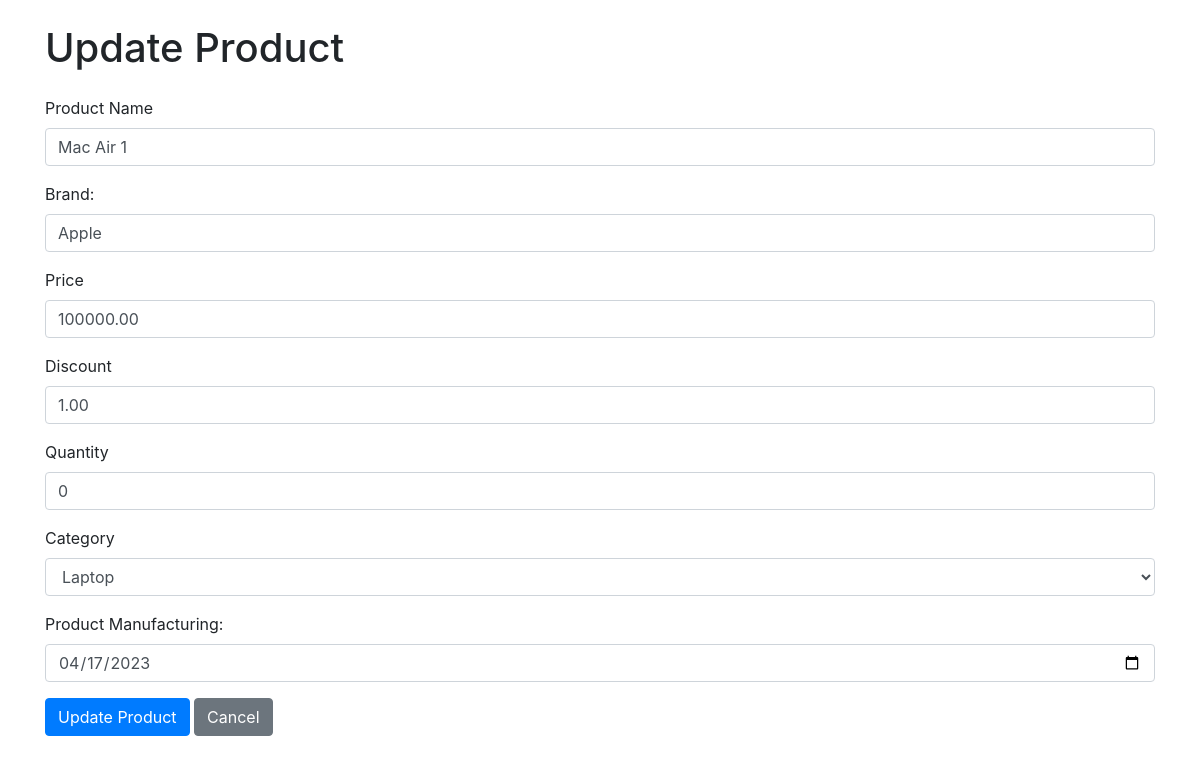
Before: /product/5/update/ with the older database file.
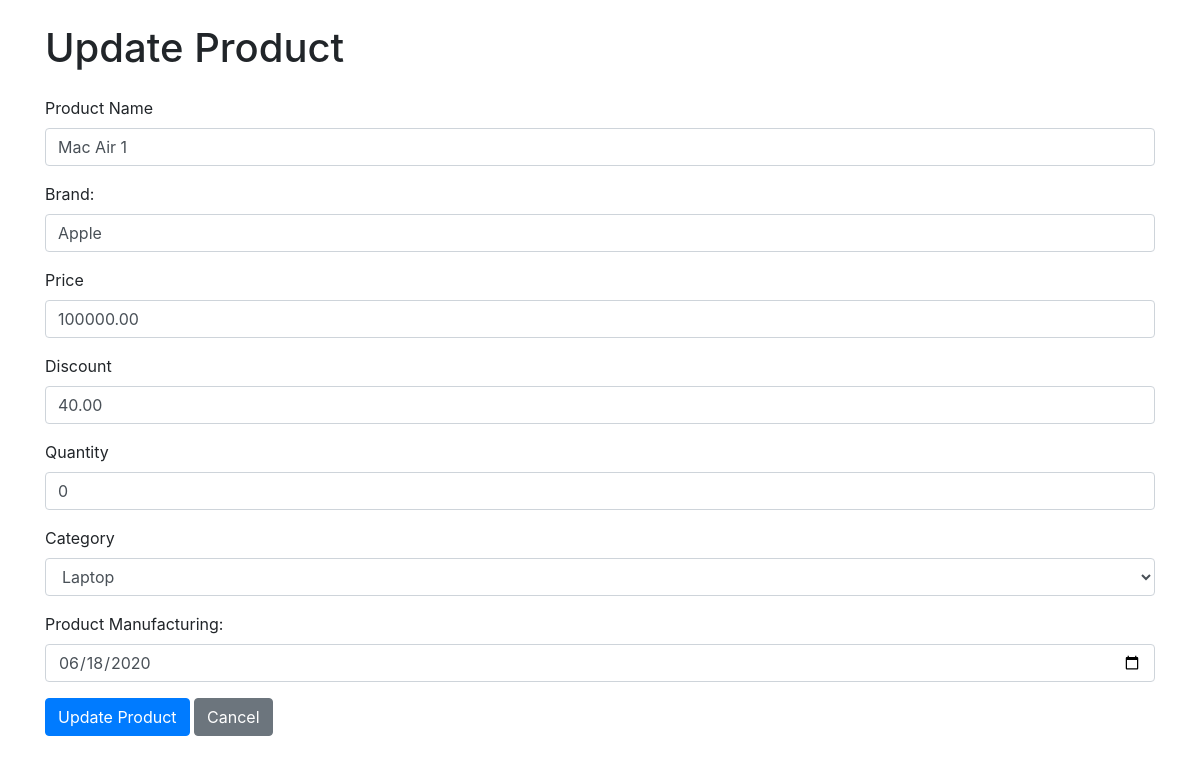
After: the same page with the newer database file.
### billingsystemapp/models.py (models this page shows, shortened)
class Product(models.Model):
    product_id = models.AutoField(primary_key=True)
    product_name = models.CharField(max_length=200)
    brand = models.CharField(max_length=200, null=True)
    price = models.DecimalField(max_digits=10, decimal_places=2)
    discount=models.DecimalField(max_digits=10, decimal_places=2,default=0.00)
    quantity = models.IntegerField()
    manufacturingdate = models.DateField(null=True)
    category = models.ForeignKey(Category, on_delete=models.CASCADE)

class Category(models.Model):
    name = models.CharField(max_length=100)

### billingsystemapp/views.py (the view, shortened to what this page needs)
# urls.py: path('product/<int:product_id>/update/', views.product_update, name='product_update'),
def product_update(request, product_id):
    product = get_object_or_404(Product, pk=product_id)
    categories = Category.objects.all()
    return render(request, 'product_update.html', {'product': product, 'categories': categories})

### billingsystemapp/templates/product_update.html (shortened to what this page needs)
<!DOCTYPE html>
<html lang="en">
<head>
    <link href="https://stackpath.bootstrapcdn.com/bootstrap/4.5.2/css/bootstrap.min.css" rel="stylesheet">
</head>
<body>
    <div class="container">
        <h1 class="mt-4 mb-4">Update Product</h1>
        <form method="post">
            <div class="form-group">
                <label for="product_name">Product Name</label>
                <input type="text" class="form-control" id="product_name" name="product_name" value="{{ product.product_name }}" required>
            </div>
            <div class="form-group">
                <label for="brand">Brand:</label>
                <input type="text" class="form-control" id="brand" name="brand" value="{{ product.brand }}" required>
            </div>
            <div class="form-group">
                <label for="price">Price</label>
                <input type="number" class="form-control" id="price" name="price" value="{{ product.price }}" required>
            </div>
            <div class="form-group">
                <label for="discount">Discount</label>
                <input type="number" class="form-control" id="discount" name="discount" value="{{ product.discount }}" required>
            </div>
            <div class="form-group">
                <label for="quantity">Quantity</label>
                <input type="number" class="form-control" id="quantity" name="quantity" value="{{ product.quantity }}" required>
            </div>
            <div class="form-group">
                <label for="category">Category</label>
                <select class="form-control" id="category" name="category" required>
                    {% for category in categories %}
                        <option value="{{ category.pk }}" {% if category.pk == product.category.pk %} selected {% endif %}>{{ category.name }}</option>
                    {% endfor %}
                </select>
            </div>
            <div class="form-group">
                <label for="pdtmanu">Product Manufacturing:</label>
                <input type="date" class="form-control" id="pdtmanu" name="pdtmanu" value="{{ product.manufacturingdate|date:'Y-m-d' }}" required>
            </div>
            <button type="submit" class="btn btn-primary">Update Product</button>
            <a class="btn btn-secondary" href="{% url 'product' %}">Cancel</a>
        </form>
    </div>
</body>
</html>

Changed rows visible on the page:
changed Product "Mac Air 1": discount "1.00" → "40.00"; pdtmanu "04/17/2023" → "06/18/2020"
